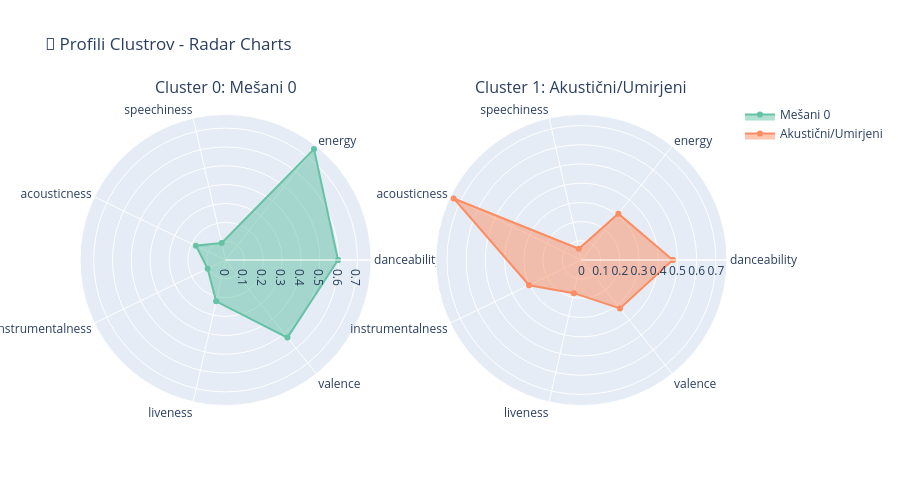

Notebook cell for this chart:
### Code cell
radar_features = ['danceability', 'energy', 'speechiness', 'acousticness', 
                  'instrumentalness', 'liveness', 'valence']

fig = make_subplots(
    rows=1, cols=n_clusters,
    specs=[[{'type': 'polar'}] * n_clusters],
    subplot_titles=[f"Cluster {i}: {cluster_names.get(i, '')}" for i in range(n_clusters)]
)

colors = px.colors.qualitative.Set2

for cluster_id in range(n_clusters):
    values = cluster_profiles.loc[cluster_id, radar_features].values.tolist()
    values.append(values[0]) 
    
    categories = radar_features + [radar_features[0]]
    
    fig.add_trace(
        go.Scatterpolar(
            r=values,
            theta=categories,
            fill='toself',
            name=cluster_names.get(cluster_id, f'Cluster {cluster_id}'),
            line_color=colors[cluster_id % len(colors)]
        ),
        row=1, col=cluster_id + 1
    )

fig.update_layout(
    title=' Profili Clustrov - Radar Charts',
    height=500,
    showlegend=True
)

fig.show()
fig.write_html('../outputs/cluster_radar_charts.html')
print(" Radar charts shranjeni")

### Figure 1 — Plotly figure (JSON) as saved in the notebook; plotly's stock layout.template omitted (floating-point values rounded to 4 significant figures)
{"data": [{"fill": "toself", "line": {"color": "rgb(102,194,165)"}, "name": "Mešani 0", "r": [0.5967, 0.7528, 0.09289, 0.1749, 0.1058, 0.2251, 0.5268, 0.5967], "subplot": "polar", "theta": ["danceability", "energy", "speechiness", "acousticness", "instrumentalness", "liveness", "valence", "danceability"], "type": "scatterpolar"}, {"fill": "toself", "line": {"color": "rgb(252,141,98)"}, "name": "Akustični/Umirjeni", "r": [0.4756, 0.3084, 0.05981, 0.7384, 0.3025, 0.1771, 0.3221, 0.4756], "subplot": "polar2", "theta": ["danceability", "energy", "speechiness", "acousticness", "instrumentalness", "liveness", "valence", "danceability"], "type": "scatterpolar"}], "layout": {"annotations": [{"font": {"size": 16}, "showarrow": false, "text": "Cluster 0: Mešani 0", "x": 0.225, "xanchor": "center", "xref": "paper", "y": 1, "yanchor": "bottom", "yref": "paper"}, {"font": {"size": 16}, "showarrow": false, "text": "Cluster 1: Akustični/Umirjeni", "x": 0.775, "xanchor": "center", "xref": "paper", "y": 1, "yanchor": "bottom", "yref": "paper"}], "height": 500, "polar": {"domain": {"x": [0, 0.45], "y": [0, 1]}}, "polar2": {"domain": {"x": [0.55, 1], "y": [0, 1]}}, "showlegend": true, "title": {"text": "🎯 Profili Clustrov - Radar Charts"}}}
